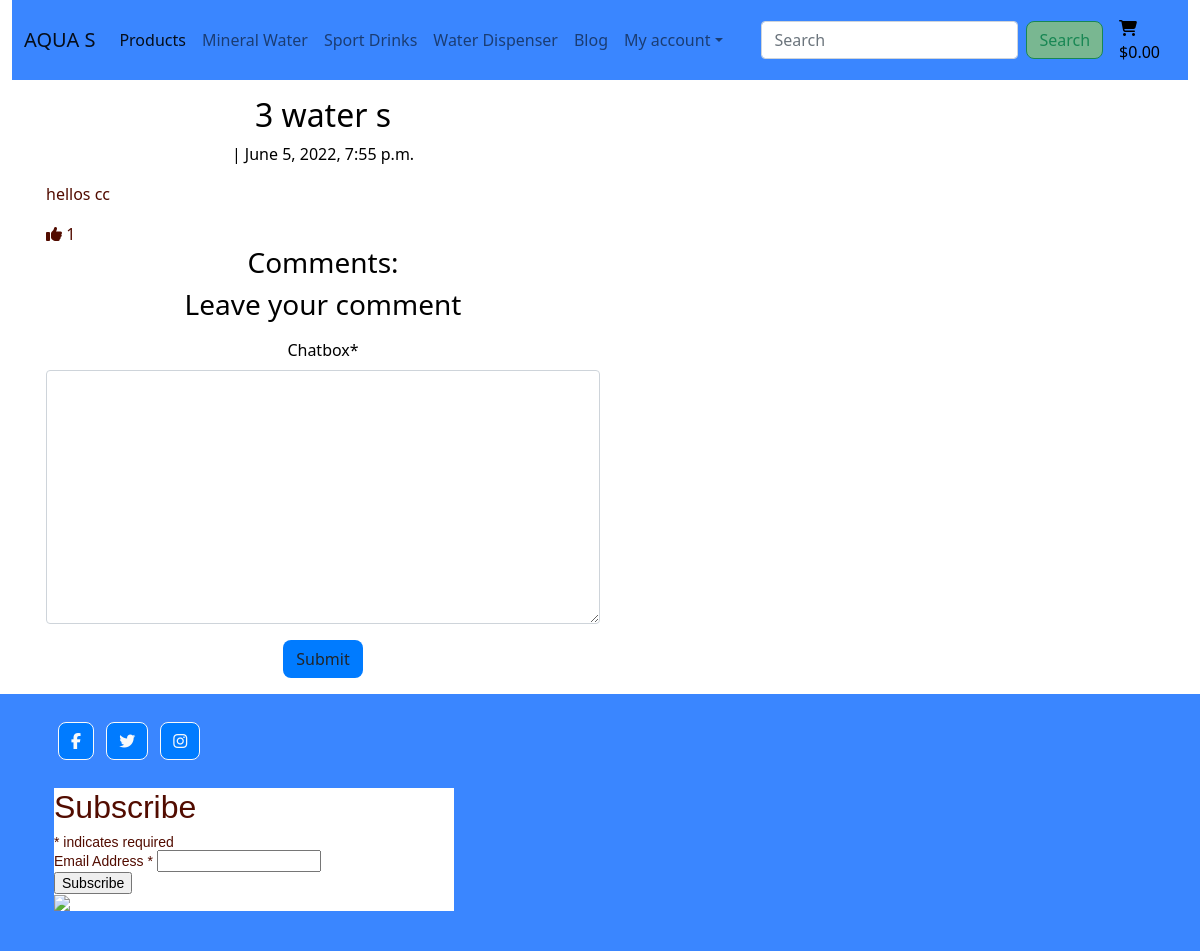
/blog/comment/test_water6, run on an earlier commit of the app's database.
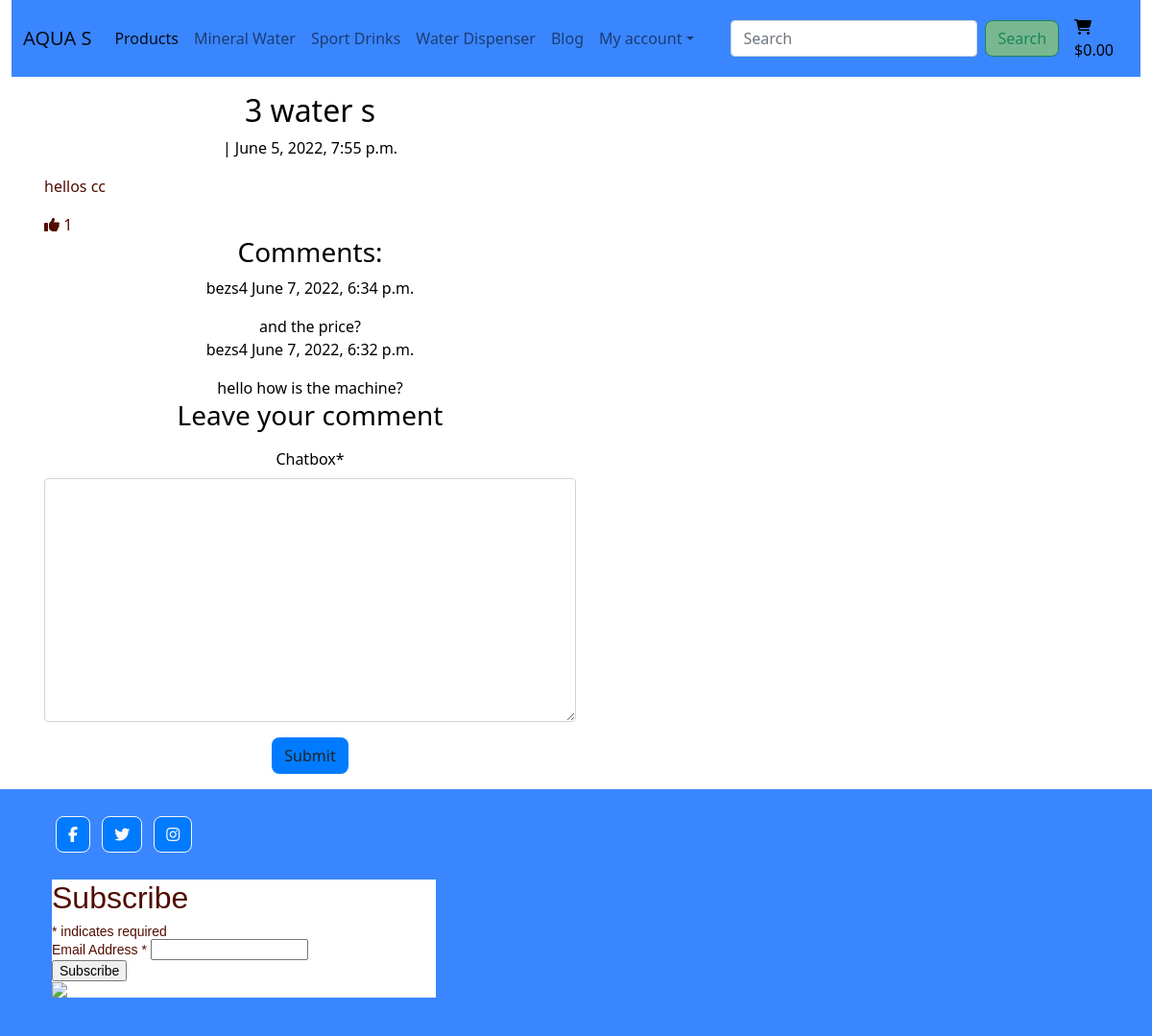
And on a later commit of the database.
### blog/models.py (models this page shows, shortened)
class Comment(models.Model):
    post = models.ForeignKey(Feedback, on_delete=models.CASCADE, related_name="comments")
    name = models.CharField(max_length=30)
    email = models.EmailField(max_length=50)
    chatbox = models.TextField()
    posted_date = models.DateTimeField(auto_now_add=True)
    approved = models.BooleanField(default=False)
    class Meta:
        ordering = ['posted_date']

### blog/views.py (the view, shortened to what this page needs)
# urls.py: path('comment/<slug:slug>', views.FeedbackDetail.as_view(), name='feedback_detail'),
class FeedbackDetail(View):
    def get(self, request, slug, *args, **kwargs):
        queryset = Feedback.objects.filter(status=1)
        post = get_object_or_404(queryset, slug=slug)
        comments = post.comments.filter(approved=True).order_by('-posted_date')
        return render(
            request,
            'blog/comment_detail.html',
            {
                'post': post,
                'comments': comments,
                'commented': False,
                'comment_form': CommentForm()
            },
        )

### blog/forms.py
class CommentForm(forms.ModelForm):
    class Meta:
        model = Comment
        fields = ('chatbox',)

### bag/contexts.py (called while the page is built, shortened)
def bag_contents(request):
    bag_items = []
    total = 0
    product_quantity = 0
    bag = request.session.get('bag', {})
    if total < settings.FREE_DELIVERY_TRESHOLD:
        delivery = total * Decimal(settings.STANDARD_DELIVERY_PERCENTAGE / 100)
        free_delivery_delta = settings.FREE_DELIVERY_TRESHOLD - total
    else:
        delivery = 0
        free_delivery_delta = 0
    grand_total = delivery + total
    context = {
        'bag_items': bag_items,
        'total': total,
        'product_quantity': product_quantity,
        'delivery': delivery,
        'free_delivery_delta': free_delivery_delta,
        'free_delivery_treshold': settings.FREE_DELIVERY_TRESHOLD,
        'grand_total': grand_total,
    }
    return context

### blog/models.py (called while the page is built)
    def item_like(self):
        return self.likes.count()

### blog/templates/blog/comment_detail.html (shortened to what this page needs)
{% extends 'base.html' %}
{% load static %}
{% block content %}
    <div class="overlay"></div>
    <div class="container fluid">
        <div class="row">
            <div class="card-body">
                <div class="col-sm-6 text-black text-center">
                    <h2 class="comment-title">{{ post.title }}</h2>
                    <p class="comment-text">{{ post.user }} | {{ post.posted_date }}</p>
                </div>
                <div class="row">
                    <p class="card-text">{{ post.content }}</p>
                    <div class="row">
                        <div class="col">
                            {% if user.is_authenticated %}
                            <form method="POST" action="{% url 'feedback_like' post.slug %}">
                                {% csrf_token %}
                                {% if like %}
                                    <button type="submit" class="btn btn-black"><i class="fas fa-thumbs-up"></i></button>
                                {% else %}
                                    <button type="submit" class="btn btn-black"><i class="fas fa-thumbs-up"></i></button>
                                {% endif %}
                            </form>
                            {% else %}
                            <span><i class="fas fa-thumbs-up"></i></span>
                            {% endif %}
                            <span>{{ post.item_like }}</span>
                        </div>
                    </div>
                </div>
                <div class="col-sm-6 text-black text-center">
                    <h3>Comments:</h3>
                    {% for comment in comments %}
                    <div class="comments">
                        <p>{{ comment.name }}
                            <span>{{ comment.posted_date }}</span>
                        </p>
                        {{ comment.chatbox }}
                    </div>
                    {% endfor %}
                </div>
                <div class="col-sm-6 text-black text-center">
                    <h3>Leave your comment</h3>
                    <form method="POST">
                        {{ comment_form | crispy }}
                        <button type="submit-button" class="btn btn-black">Submit</button>
                    </form>
                </div>
            </div>
        </div>
    </div>
{% endblock %}

What changed in the data, as far as the page shows it:
added Comment: name "bezs4", posted_date "June 7, 2022, 6:34 p.m.", chatbox "and the price?"
added Comment: name "bezs4", posted_date "June 7, 2022, 6:32 p.m.", chatbox "hello how is the machine?"
